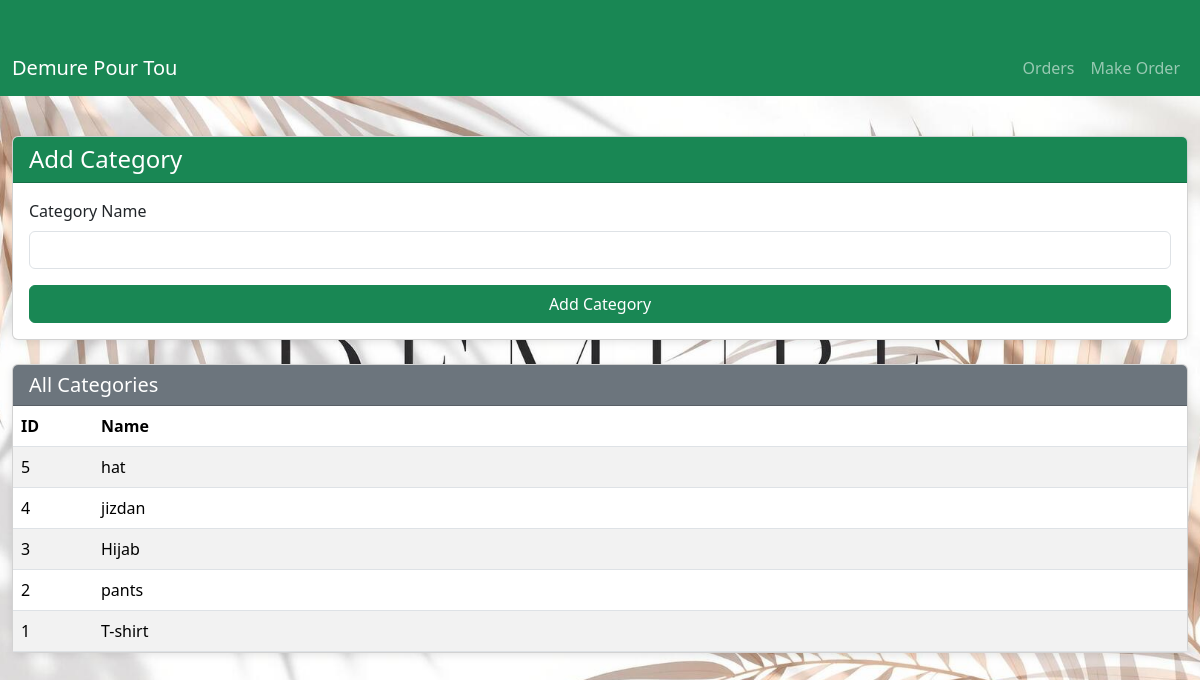
The app's page /category.php with its own data.
### tables this page shows
CREATE TABLE `category` (
  `ID` int(11) NOT NULL,
  `Name` varchar(100) NOT NULL
);

### category.php (the view, shortened to what this page needs)
<?php
include 'connect.php';
$categories = $conn->query("SELECT ID, Name FROM category ORDER BY ID DESC");
?>
<!DOCTYPE html>
<html lang="en">
<head>
    <link rel="stylesheet" href="css/bootstrap.min.css">
    <link rel="stylesheet" href="css/background.css">
</head>
<body>
<nav class="navbar navbar-expand-lg navbar-dark bg-success">
    <div class="container">
        <a class="navbar-brand" href="index.php">Demure Pour Tou</a>
        <div class="collapse navbar-collapse" id="mainNavbar">
            <ul class="navbar-nav ms-auto mb-2 mb-lg-0">
                <li class="nav-item"><a class="nav-link" href="orders.php">Orders</a></li>
                <li class="nav-item"><a class="nav-link" href="MakeOrder.php">Make Order</a></li>
            </ul>
        </div>
    </div>
</nav>
<div class="container">
    <div class="card">
        <div class="card-header bg-success text-white">
            <h4 class="mb-0">Add Category</h4>
        </div>
        <div class="card-body">
            <form id="addCategoryForm" autocomplete="off">
                <div class="mb-3">
                    <label for="categoryName" class="form-label">Category Name</label>
                    <input type="text" class="form-control" id="categoryName" name="categoryName" required>
                </div>
                <button type="submit" class="btn btn-success w-100">Add Category</button>
            </form>
        </div>
    </div>
    <div class="card mt-4">
        <div class="card-header bg-secondary text-white">
            <h5 class="mb-0">All Categories</h5>
        </div>
        <div class="card-body p-0">
            <table class="table table-striped mb-0">
                <thead>
                    <tr>
                        <th style="width:80px;">ID</th>
                        <th>Name</th>
                    </tr>
                </thead>
                <tbody id="categoryTable">
                    <?php if ($categories && $categories->num_rows > 0): ?>
                        <?php while($row = $categories->fetch_assoc()): ?>
                            <tr>
                                <td><?= $row['ID'] ?></td>
                                <td><?= htmlspecialchars($row['Name']) ?></td>
                            </tr>
                        <?php endwhile; ?>
                    <?php else: ?>
                        <tr><td colspan="2" class="text-center">No categories found.</td></tr>
                    <?php endif; ?>
                </tbody>
            </table>
        </div>
    </div>
</div>
</body>
</html>

### css/background.css (style rules this page uses)
body { background: url('../backgroundImages/demourlandscape.png') no-repeat center center fixed; background-size: cover; }

### category.php (style rules this page uses)
.container { max-width: 1200px; margin-top: 40px; }
.card { box-shadow: 0 2px 8px rgba(0,0,0,0.1); }
.table td, .table th { vertical-align: middle; }

### records on screen
category: ID "5", Name "hat"
category: ID "4", Name "jizdan"
category: ID "3", Name "Hijab"
category: ID "2", Name "pants"
category: ID "1", Name "T-shirt"
